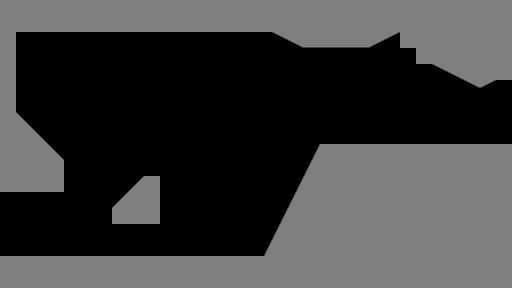

This is a level from a 2D game, rendered from its Tiled map with the project's own tilesets. A one-line summary and the complete map file follow:
An orthogonal 32x18 tile map with 16x16 px tiles, 1 tile layer (Walls).

<map version="1.10" tiledversion="1.10.2" orientation="orthogonal" renderorder="right-down" width="32" height="18" tilewidth="16" tileheight="16" infinite="0" nextlayerid="2" nextobjectid="1">
 <tileset firstgid="1" source="../Tilesets/16gon.tsx" />
 <layer id="1" name="Walls" width="32" height="18">
  <properties>
   <property name="unity:layer" value="Wall" />
  </properties>
  <data encoding="csv">
51,51,51,51,51,51,51,51,51,51,51,51,51,51,51,51,51,51,51,51,51,51,51,51,51,51,51,51,51,51,51,51,
51,51,51,51,51,51,51,51,51,51,51,51,51,51,51,51,51,51,51,51,51,51,51,51,51,51,51,51,51,51,51,51,
51,0,0,0,0,0,0,0,0,0,0,0,0,0,0,0,0,75,76,77,77,77,77,78,79,51,51,51,51,51,51,51,
51,0,0,0,0,0,0,0,0,0,0,0,0,0,0,0,0,0,0,0,0,0,0,0,0,0,51,51,51,51,51,51,
51,0,0,0,0,0,0,0,0,0,0,0,0,0,0,0,0,0,0,0,0,0,0,0,0,0,0,75,76,51,51,51,
51,0,0,0,0,0,0,0,0,0,0,0,0,0,0,0,0,0,0,0,0,0,0,0,0,0,0,0,0,75,79,0,
51,0,0,0,0,0,0,0,0,0,0,0,0,0,0,0,0,0,0,0,0,0,0,0,0,0,0,0,0,0,0,0,
51,17,0,0,0,0,0,0,0,0,0,0,0,0,0,0,0,0,0,0,0,0,0,0,0,0,0,0,0,0,0,0,
51,51,17,0,0,0,0,0,0,0,0,0,0,0,0,0,0,0,0,0,0,0,0,0,0,0,0,0,0,0,0,0,
51,51,51,17,0,0,0,0,0,0,0,0,0,0,0,0,0,0,0,19,51,51,51,51,51,51,51,51,51,51,51,51,
51,51,51,51,0,0,0,0,0,0,0,0,0,0,0,0,0,0,0,28,51,51,51,51,51,51,51,51,51,51,51,51,
51,51,51,51,0,0,0,0,11,51,0,0,0,0,0,0,0,0,19,51,51,51,51,51,51,51,51,51,51,51,51,51,
0,0,0,0,0,0,0,11,51,51,0,0,0,0,0,0,0,0,28,51,51,51,51,51,51,51,51,51,51,51,51,51,
0,0,0,0,0,0,0,51,51,51,0,0,0,0,0,0,0,19,51,51,51,51,51,51,51,51,51,51,51,51,51,51,
0,0,0,0,0,0,0,0,0,0,0,0,0,0,0,0,0,28,51,51,51,51,51,51,51,51,51,51,51,51,51,51,
0,0,0,0,0,0,0,0,0,0,0,0,0,0,0,0,19,51,51,51,51,51,51,51,51,51,51,51,51,51,51,51,
51,51,51,51,51,51,51,51,51,51,51,51,51,51,51,51,51,51,51,51,51,51,51,51,51,51,51,51,51,51,51,51,
51,51,51,51,51,51,51,51,51,51,51,51,51,51,51,51,51,51,51,51,51,51,51,51,51,51,51,51,51,51,51,51
</data>
 </layer>
</map>
